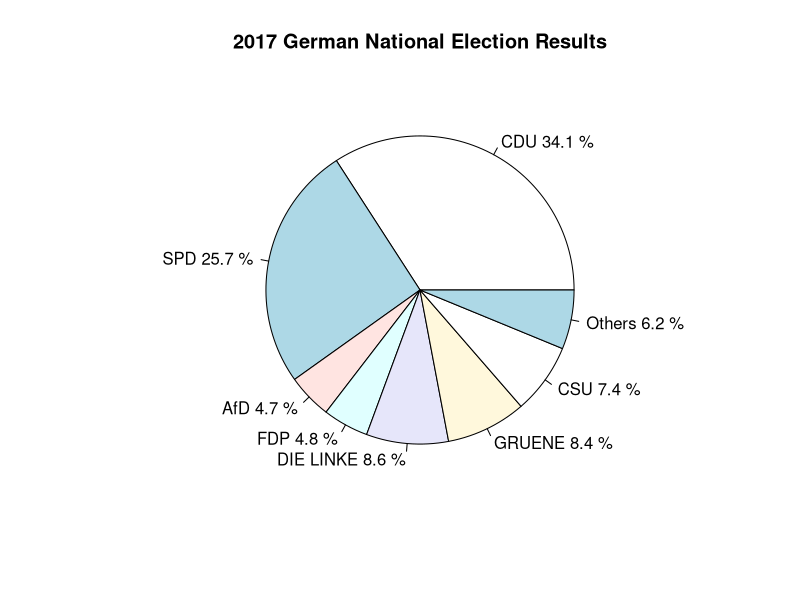
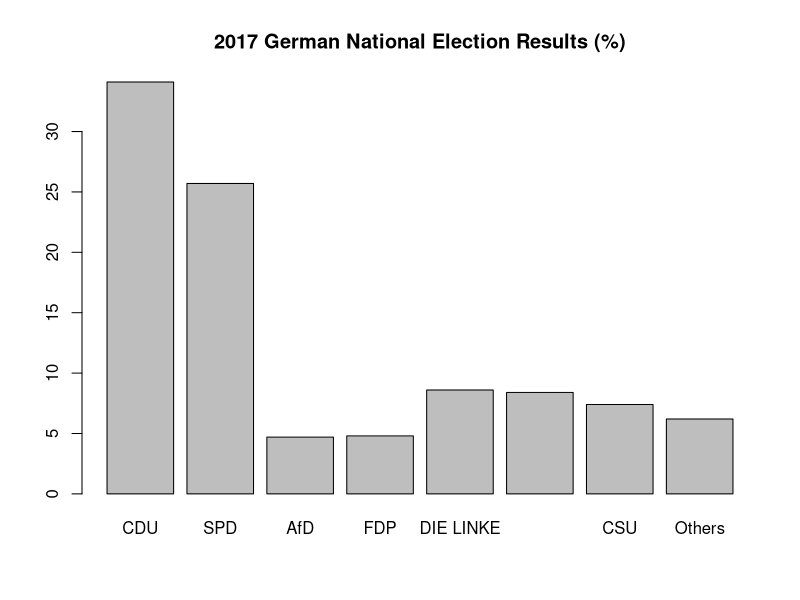
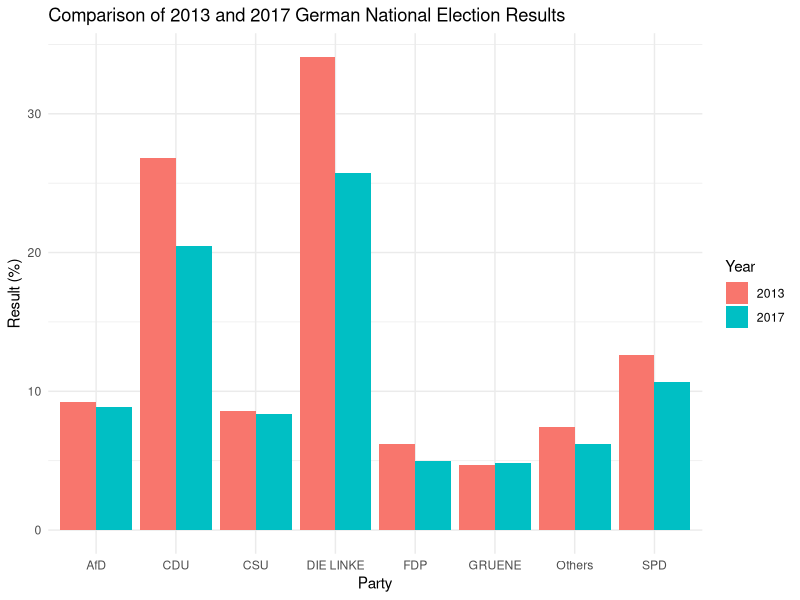

These charts were generated, in order, by the following R code:
# Task 1
# Election results data
party <- c("CDU", "SPD", "AfD", "FDP", "DIE LINKE", "GRUENE", "CSU", "Others")
results_2013 <- c(26.8, 20.5, 12.6, 10.7, 9.2, 8.9, 6.2, 5.0)
results_2017 <- c(34.1, 25.7, 4.7, 4.8, 8.6, 8.4, 7.4, 6.2)

# Pie and Bar chart for 2017 results
pie(results_2017, labels = paste(party, results_2017, "%"), main = "2017 German National Election Results")
barplot(results_2017, names.arg = party, main = "2017 German National Election Results (%)")

library(ggplot2)

# Prepare data frame for ggplot
election_data <- data.frame(
  Party = rep(party, each = 2),
  Year = rep(c("2013", "2017"), times = length(party)),
  Result = c(results_2013, results_2017)
)

# Bar chart comparing 2013 and 2017 results
ggplot(election_data, aes(x = Party, y = Result, fill = Year)) +
  geom_bar(stat = "identity", position = "dodge") +
  labs(title = "Comparison of 2013 and 2017 German National Election Results",
       x = "Party", y = "Result (%)") +
  theme_minimal()
